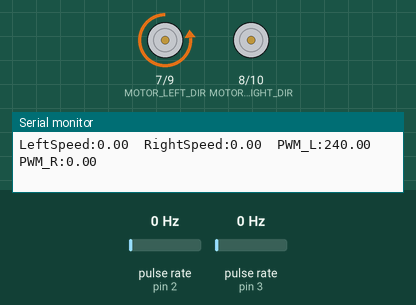
Bench run of a sketch on a simulated Arduino Uno, built with avr-gcc and run on an emulated ATmega328P. Shown: direction and speed pins drawn as motors (green arrow = direction pin HIGH = forward, orange = LOW = backward, longer = more drive), the last lines printed to the serial monitor. Wiring (inferred from the names in the program): 2 × pulse sensor: data pin 2 / data pin 3. The test bench sets the inputs (shaded band); at power-on: pulse rate (sensors on pin 2, pin 3) 0 Hz.

Above: at 1.2 s.
1.3 s: pulse rate (sensor on pin 2) set to 4 Hz
At 1.65 s:
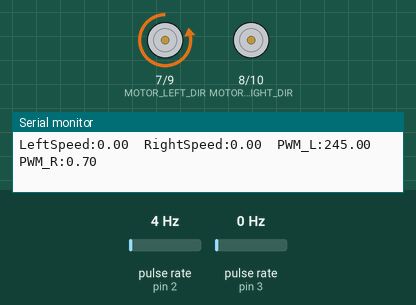
4.3 s: pulse rate (sensor on pin 3) set to 50 Hz
7.3 s: pulse rate (sensor on pin 2) set to 50 Hz
9.0 s: pulse rate (sensor on pin 3) set to 100 Hz
At 11.8 s:
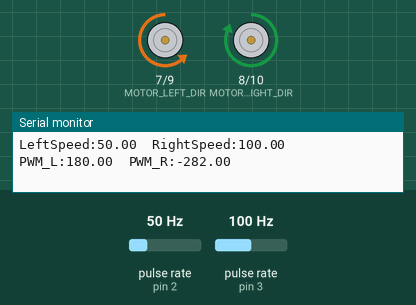
12.0 s: pulse rate (sensor on pin 2) set to 100 Hz
At 13.0 s:
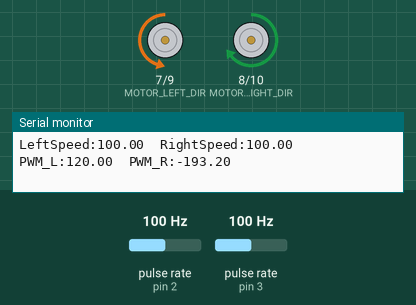
13.8 s: pulse rate (sensor on pin 3) set to 4 Hz
At 18.4 s:
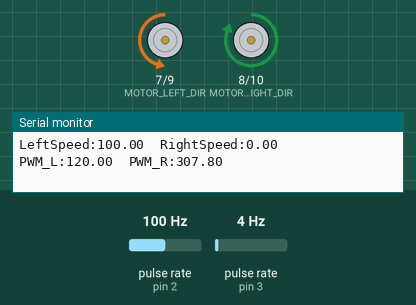
Timing chart, 0 to 19.3 s (numbered marks = the images above; inputs shaded):
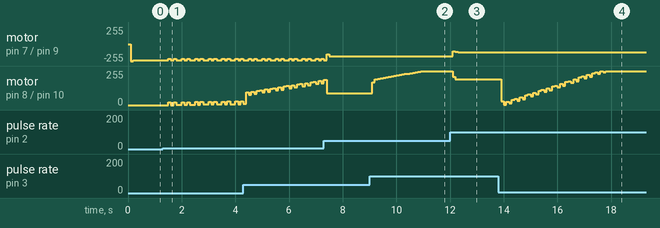

The sketch:

2tang.ino
```cpp
#include <Arduino.h>

// ==== Cấu hình phần cứng ====
#define MOTOR_LEFT_DIR   7
#define MOTOR_RIGHT_DIR  8
#define MOTOR_LEFT_PWM   9
#define MOTOR_RIGHT_PWM  10

#define ENCODER_LEFT     2
#define ENCODER_RIGHT    3

// ==== Biến đếm xung ====
volatile long encoderLeftCount  = 0;
volatile long encoderRightCount = 0;

// ==== Tham số PID ====
float KpL = 1.2, KiL = 0, KdL = 0.05;   // PID bánh trái
float KpR = 2.0, KiR = 0.7, KdR = 0.0;   // PID bánh phải

// ==== Biến PID ====
float setpointLeft = 200;     // tốc độ mong muốn bánh trái (xung/giây)
float speedLeft = 0, speedRight = 0;
float prevErrLeft = 0, integralLeft = 0;
float prevErrRight = 0, integralRight = 0;

// ==== Thời gian đo tốc độ ====
unsigned long lastTime = 0;
const unsigned long interval = 100; // đo mỗi 100 ms
long prevCountLeft = 0, prevCountRight = 0;

// ==== Ngắt encoder ====
void ISR_left()  { encoderLeftCount++;  }
void ISR_right() { encoderRightCount++; }

void setup() {
  Serial.begin(115200);

  pinMode(MOTOR_LEFT_DIR, OUTPUT);
  pinMode(MOTOR_LEFT_PWM, OUTPUT);
  pinMode(MOTOR_RIGHT_DIR, OUTPUT);
  pinMode(MOTOR_RIGHT_PWM, OUTPUT);

  pinMode(ENCODER_LEFT, INPUT_PULLUP);
  pinMode(ENCODER_RIGHT, INPUT_PULLUP);

  attachInterrupt(digitalPinToInterrupt(ENCODER_LEFT), ISR_left, RISING);
  attachInterrupt(digitalPinToInterrupt(ENCODER_RIGHT), ISR_right, RISING);
}

// ==== Hàm PID bánh trái ====
float pidLeft(float setpoint, float measured) {
  float error = setpoint - measured;
  integralLeft += error * (interval / 1000.0);
  float derivative = (error - prevErrLeft) / (interval / 1000.0);
  float output = KpL * error + KiL * integralLeft + KdL * derivative;
  prevErrLeft = error;
  return output;
}

// ==== Hàm PID bánh phải (theo bánh trái) ====
float pidRight(float setpoint, float measured) {
  float error = setpoint - measured;
  integralRight += error * (interval / 1000.0);
  float derivative = (error - prevErrRight) / (interval / 1000.0);
  float output = KpR * error + KiR * integralRight + KdR * derivative;
  prevErrRight = error;
  return output;
}

// ==== Hàm điều khiển motor ====
void setMotorLeft(float pwmVal) {
  bool dir = pwmVal >= 0;
  digitalWrite(MOTOR_LEFT_DIR,LOW);
  analogWrite(MOTOR_LEFT_PWM, constrain(abs(pwmVal), 0, 255));
}

void setMotorRight(float pwmVal) {
  bool dir = pwmVal >= 0;
  digitalWrite(MOTOR_RIGHT_DIR,HIGH);
  analogWrite(MOTOR_RIGHT_PWM, constrain(abs(pwmVal), 0, 255));
}

// ==== Vòng lặp chính ====
void loop() {
  unsigned long now = millis();
  if (now - lastTime >= interval) {
    lastTime = now;

    // Tính tốc độ (xung/giây)
    long deltaLeft  = encoderLeftCount  - prevCountLeft;
    long deltaRight = encoderRightCount - prevCountRight;

    speedLeft  = (deltaLeft  * 1000.0) / interval;
    speedRight = (deltaRight * 1000.0) / interval;

    prevCountLeft  = encoderLeftCount;
    prevCountRight = encoderRightCount;

    // --- PID tầng 1: bánh trái ---
    float pwmLeft = pidLeft(setpointLeft, speedLeft);

    // --- PID tầng 2: bánh phải theo bánh trái ---
    float pwmRight = pidRight(speedLeft, speedRight);

    // --- Xuất PWM ---
    setMotorLeft(pwmLeft);
    setMotorRight(pwmRight);

    // --- In ra để xem trên Serial Plotter ---
    Serial.print("LeftSpeed:");
    Serial.print(speedLeft);
    Serial.print("\tRightSpeed:");
    Serial.print(speedRight);
    Serial.print("\tPWM_L:");
    Serial.print(pwmLeft);
    Serial.print("\tPWM_R:");
    Serial.println(pwmRight);
  }
}
```

Measured:
- after the input at 9.0 s, motor on pin 8 (MOTOR_RIGHT_DIR) / pin 10 (MOTOR_RIGHT_PWM): moves from forward 88/255 to forward 255/255 over 1.9 s, starting after 0.10 s
- after the input at 12.0 s, motor on pin 7 (MOTOR_LEFT_DIR) / pin 9 (MOTOR_LEFT_PWM): backward 180/255 → backward 112/255 after 0.10 s, → backward 115/255 0.10 s later, → backward 120/255 0.10 s later; motor on pin 8 (MOTOR_RIGHT_DIR) / pin 10 (MOTOR_RIGHT_PWM): forward 255/255 → forward 213/255 after 0.10 s, → forward 193/255 0.10 s later
